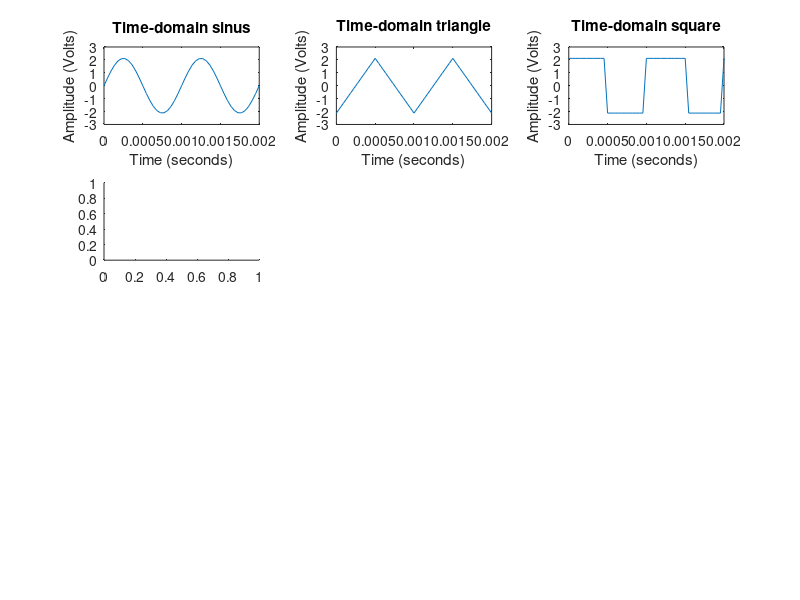

Recreate this plot in MATLAB. (Note: this script raises an error after producing the figure.)
clear all;

fs = 22000;
duration = 0.01;
N = fs * duration;
t = 0:1/fs:duration-1/fs;
f = 1000;
a = 2.119;
phi = 0;

s = a * sin(2*pi*t*f + phi);
tr = a * sawtooth(2*pi*t*f + phi, 0.5);
sq = a * square(2*pi*t*f + phi, 50);

%sin
subplot(4,3,1)
plot(t,s)
xlabel('Time (seconds)');
xlim([0,0.002])
ylabel('Amplitude (Volts)');
ylim([-3,3])
title('Time-domain sinus');

%triangle with 50% duty cycle
subplot(4,3,2)
plot(t,tr)
xlabel('Time (seconds)');
xlim([0,0.002])
ylabel('Amplitude (Volts)');
ylim([-3,3])
title('Time-domain triangle');

%square with 50% duty cycle
subplot(4,3,3)
plot(t,sq)
xlabel('Time (seconds)');
xlim([0,0.002])
ylabel('Amplitude (Volts)');
ylim([-3,3])
title('Time-domain square');

%fft sin
s_fft = fft(s);
%fft triangle
tr_fft = fft(tr);
%fft square
sq_fft = fft(sq);

s_oneSide = s_fft(1:N/2);
frequencies = fs * (0:N/2-1) / N; 
S_magnitude = abs(s_oneSide) / (N/2);
S_phase = angle(s_oneSide) * 180/pi;

tr_oneSide = tr_fft(1:N/2);
Tr_magnitude = abs(tr_oneSide) / (N/2);
Tr_phase = angle(tr_oneSide) * 180/pi;

sq_oneSide = sq_fft(1:N/2);
Sq_magnitude = abs(sq_oneSide) / (N/2);
Sq_phase = angle(sq_oneSide) * 180/pi;

freq_of_interest = [1000, 2000, 3000, 4000, 5000, 6000, 7000, 8000, 9000, 10000, 11000];
indices = zeros(size(freq_of_interest));
for i = 1:length(freq_of_interest)
    [~, indices(i)] = min(abs(frequencies - freq_of_interest(i)));
end

subplot(4,3,4)
plot(frequencies, db(S_magnitude));
xlabel('Frequency (Hz)');
xlim([0, fs/2]);
ylim([-40, 10]);
ylabel('Magnitude');
title('Frequency spectrum');

subplot(4,3,5)
plot(frequencies, db(Tr_magnitude));
xlabel('Frequency (Hz)');
xlim([0, fs/2]);
ylabel('Magnitude');
ylim([-40, 10]);
title('Frequency spectrum');

subplot(4,3,6)
plot(frequencies, db(Sq_magnitude));
xlabel('Frequency (Hz)');
xlim([0, fs/2]);
ylabel('Magnitude');
ylim([-20, 10]);
title('Frequency spectrum');


subplot(4,3,7)
stem(frequencies(indices), S_magnitude(indices));
xlabel('Frequency (Hz)');
xlim([0, fs/2]);
ylabel('Magnitude');
title('Frequency spectrum');

subplot(4,3,8)
stem(frequencies(indices), Tr_magnitude(indices));
xlabel('Frequency (Hz)');
xlim([0, fs/2]);
ylabel('Magnitude');
title('Frequency spectrum');

subplot(4,3,9)
stem(frequencies(indices), Sq_magnitude(indices));
xlabel('Frequency (Hz)');
xlim([0, fs/2]);
ylabel('Magnitude');
title('Frequency spectrum');


subplot(4,3,10)
stem(frequencies(indices), S_phase(indices));
xlabel('Frequency (Hz)');
xlim([0, fs/2]);
ylabel('Phase (deg)');
ylim([-180, 180]);
title('Phase spectrum');

subplot(4,3,11)
stem(frequencies(indices), Tr_phase(indices));
xlabel('Frequency (Hz)');
xlim([0, fs/2]);
ylabel('Phase (deg)');
ylim([-200, 200]);
title('Phase spectrum');

subplot(4,3,12)
stem(frequencies(indices), Sq_phase(indices));
xlabel('Frequency (Hz)');
xlim([0, fs/2]);
ylabel('Phase (deg)');
ylim([-200, 200]);
title('Phase spectrum');
